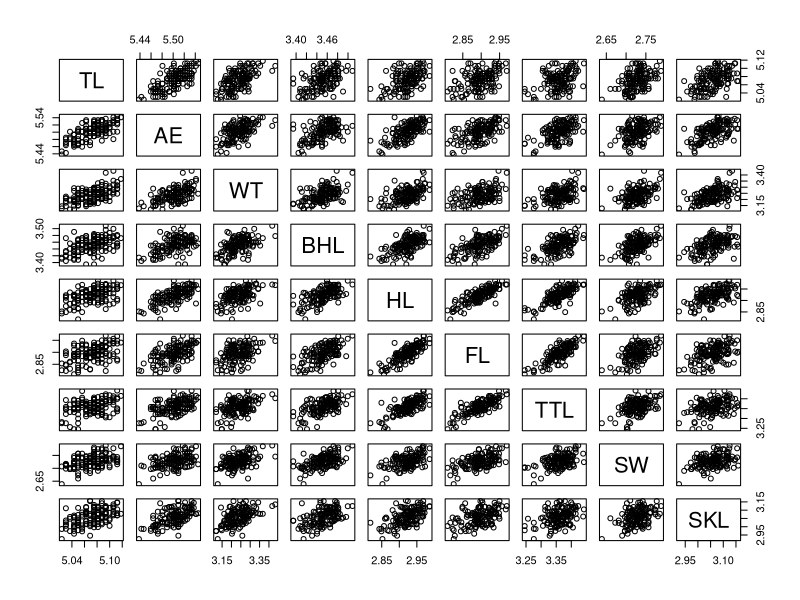
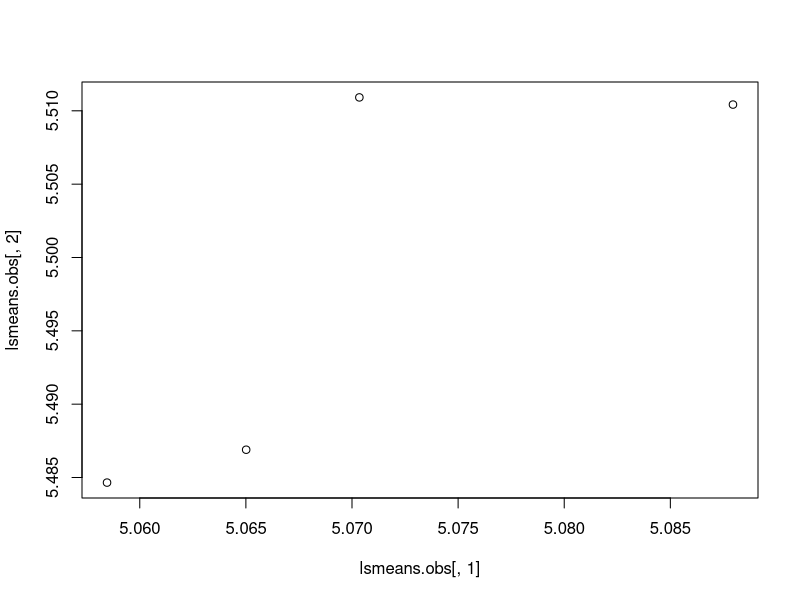
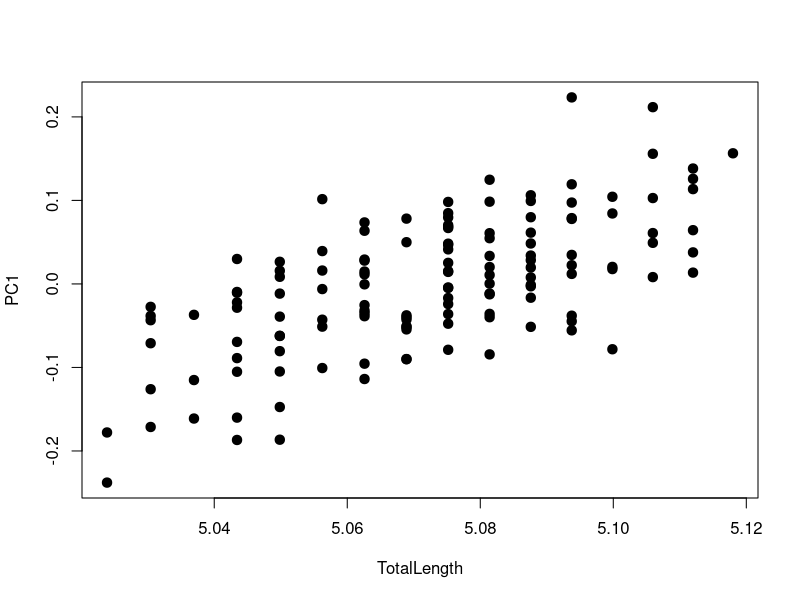
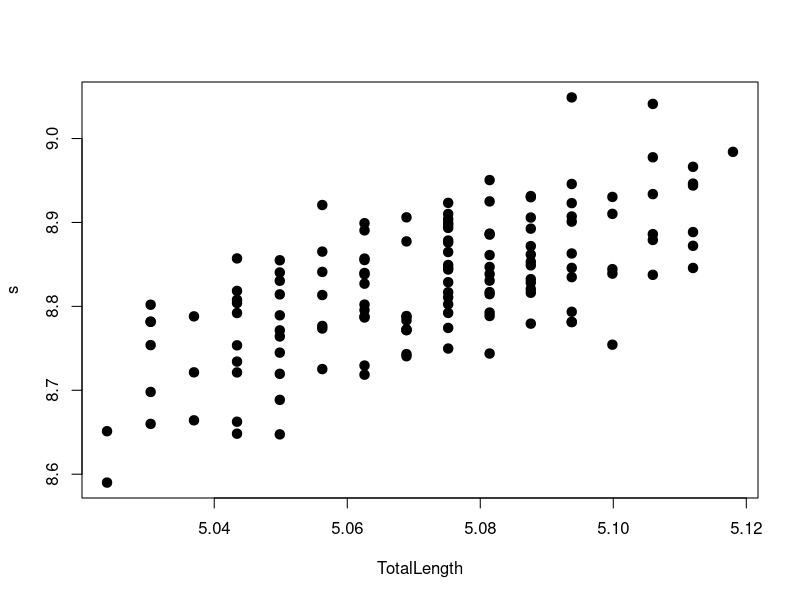
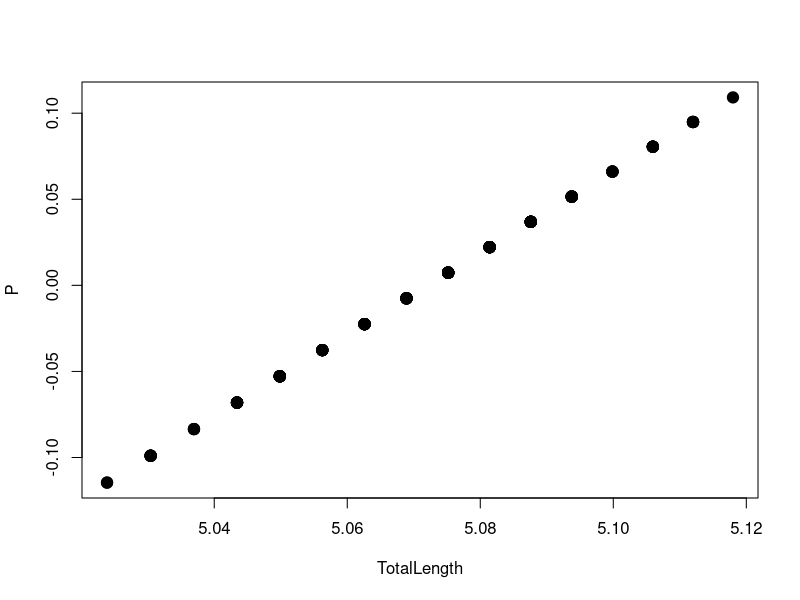
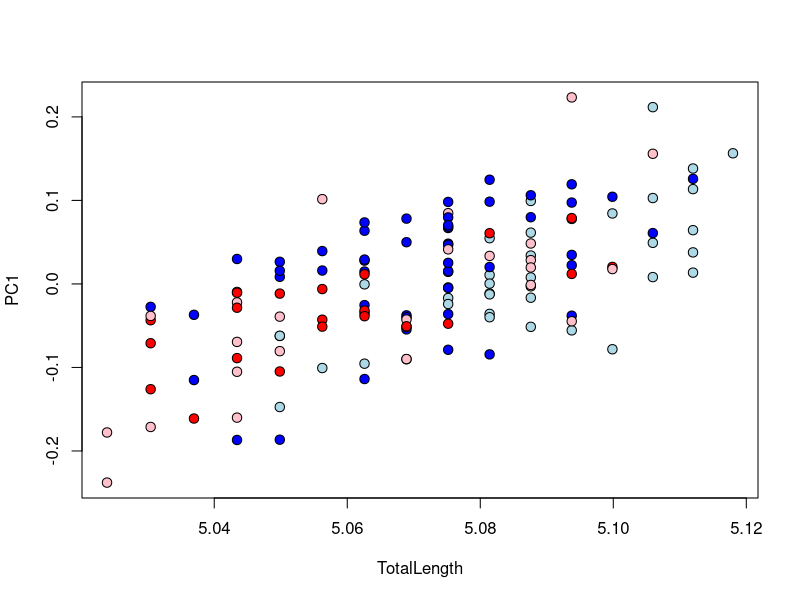
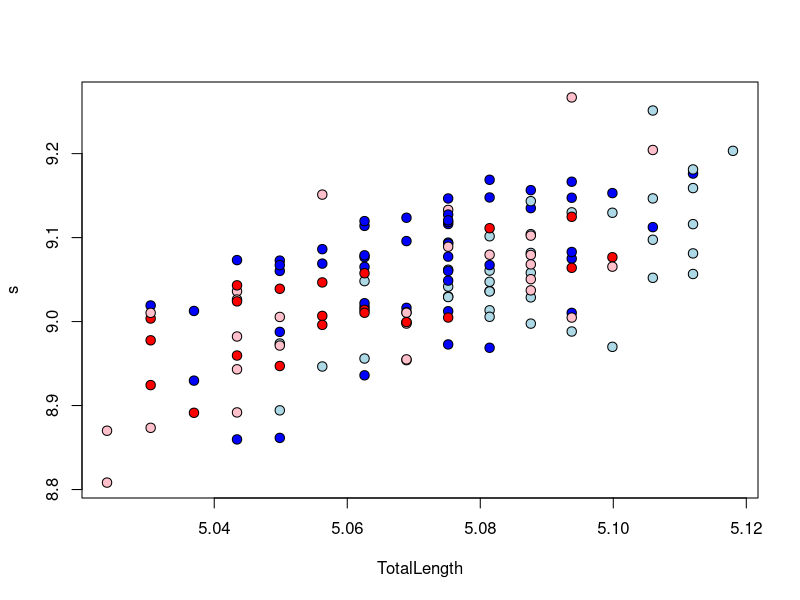
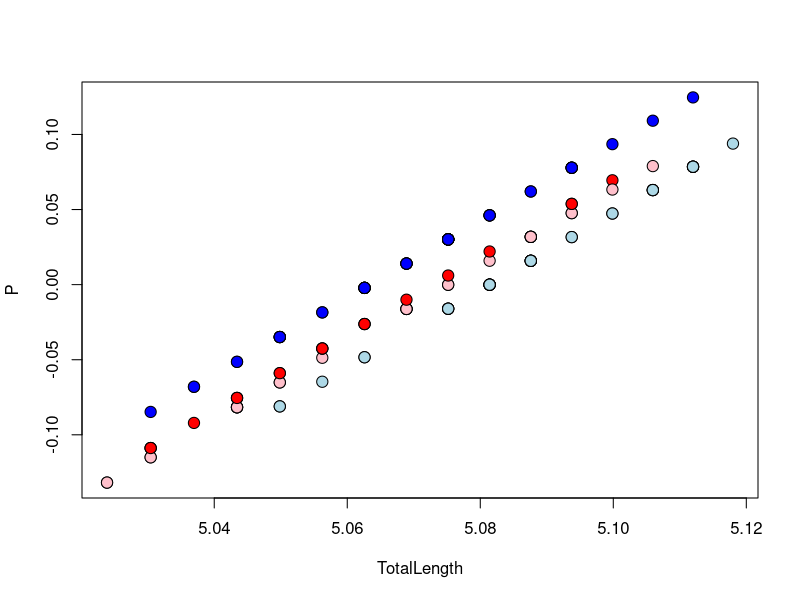

These charts were generated, in order, by the following R code:
# Multivariate exploration and MANOVA

rm(list=ls())
bumpus<-read.csv("bumpus.csv",header=T)
bumpus.data<-as.matrix(bumpus[,(5:13)]) # matrix of linear measurements
sex<-as.factor(bumpus[,2])
surv<-as.factor(bumpus[,4])
SexBySurv<-as.factor(paste(sex,surv))
 bumpus.data<-log(bumpus.data)
Y<-bumpus.data[,-1] # Tells to take complete data minus first column
TotalLength<-bumpus.data[,1]

colo<-rep("blue",nrow(bumpus.data)); colo[which(SexBySurv == 'f TRUE')]<-"red";
	colo[which(SexBySurv == 'f FALSE')]<-"pink"; colo[which(SexBySurv == 'm FALSE')]<-"lightblue";

#__________________________________________________________________________#
#Describe your data
var(bumpus.data)
  (100*apply(bumpus.data,2,sd)) /apply(bumpus.data,2,mean)  # CV: Coefficient of Variation

cor.bumpus<-cor(bumpus.data)
cor.bumpus
pairs(bumpus.data)
vcv.bumpus<-var(bumpus.data)
vcv.bumpus
var(scale(bumpus.data))
dist(bumpus.data)

#__________________________________________________________________________#
#single factor MANOVA
model1<-lm(bumpus.data~sex)
summary(model1)	#yields a set of univariate analyses

summary(manova(model1))	#does multivariate test
	#using Wilks' lambda as test-statistic
summary(manova(model1),test="Wilks")	#does multivariate test

#__________________________________________________________________________#
#Factorial MANOVA
model2<-lm(bumpus.data~sex*surv)
summary(manova(model2))

# VARIANCE COMPONENTS
  summary(manova(model2))$SS[[1]]	#SSCP matrices for each term in model
  summary(manova(model2))$SS[[2]]
  summary(manova(model2))$SS[[3]]
  summary(manova(model2))$SS[[4]]

###  Advanced note: One can also obtain SSCP via matrix computations in lecture.
	# Recall that the SSCP of a model is really its SSCP.error
  
#__________________________________________________________________________#
#Pairwise comparisons based on D_Euclidean among LS.means

yhat.full<-predict(manova(model2))
lsmeans.obs <- rowsum(yhat.full, SexBySurv)/as.vector(table(SexBySurv))    #group means
plot(lsmeans.obs[,1],lsmeans.obs[,2])

D.obs<-as.matrix(dist(lsmeans.obs)) # Euclidean D between pairs of groups
D.obs

permute<-999
PDist<-array(1, dim=c(dim(lsmeans.obs)[1],dim(lsmeans.obs)[1]))
for(i in 1:permute){
	bumpus.rand<-bumpus.data[sample(nrow(bumpus.data)),]		#shuffle specimens 
  	yhat.rand<-predict(manova(bumpus.rand~sex*surv))	
  	lsmeans.rand <- rowsum(yhat.rand, SexBySurv)/as.vector(table(SexBySurv))    #group means/Shuffled
	D.rand<-as.matrix(dist(lsmeans.rand))		#Euclidean distance
	PDist<-ifelse(D.rand>=D.obs, PDist+1, PDist)
}  #end permute

PDist<-PDist/(permute+1)

D.obs
PDist

#__________________________________________________________________________#
### Multivariate Regression
summary(manova(Y~TotalLength))

### Visualizing multivariate regression with summary variables
# 1: Visualize Regression PC1
PC1<-prcomp(Y)$x[,1]
plot(TotalLength, PC1, pch=21, cex=1.25, bg="black")

# 2: Visualize with Regression scores: Drake and Klingenberg 2008
B<-(coef(lm(Y~TotalLength)))
s<-Y%*%B[2,]%*%sqrt(solve(t(B[2,])%*%B[2,])) #slope portion only
plot(TotalLength, s, pch=21, cex=1.25, bg="black")

# 3: Stylized Regression lines: Adams and Nistri 2010
yhat.mancova<-predict(lm(Y~TotalLength))
P<-prcomp(yhat.mancova)$x[,1] #1st dim of predicteds: Adams and Nistri 2010
##NOTE: Adams and Nistri had multiple groups and used: shape~group*size)
plot(TotalLength, P, pch=21, cex=1.5, bg="black")

#__________________________________________________________________________#
#MANCOVA	RUN with Totlength as covariate
summary(manova(lm(Y~TotalLength*sex*surv)))
  # FIT COMMON SLOPE
summary(manova(lm(Y~TotalLength+sex*surv)))

## COMPARE PREDICTED VALUES
  yhat.full2<-predict(manova(lm(Y~TotalLength*sex+surv)))
lsmeans.obs2 <- rowsum(yhat.full2, SexBySurv)/as.vector(table(SexBySurv))    #group means
lsmeans.obs2
lsmeans.obs[,-1]  #ls means from before  (note the values change due to including covariate)

### Visualizing MANCOVA
# 1: Visualize Regression PC1
PC1<-prcomp(Y)$x[,1]
plot(TotalLength, PC1, pch=21, cex=1.25, bg=colo)

# 2: Visualize with Regression scores: Drake and Klingenberg 2008
B<-(coef(lm(Y~TotalLength+SexBySurv)))
s<-Y%*%B[2,]%*%sqrt(solve(t(B[2,])%*%B[2,])) #slope portion only
plot(TotalLength, s, pch=21, cex=1.25, bg=colo)

# 3: Stylized Regression lines: Adams and Nistri 2010
yhat.mancova<-predict(lm(Y~TotalLength+SexBySurv))
P<-prcomp(yhat.mancova)$x[,1] #1st dim of predicteds: Adams and Nistri 2010
##NOTE: Adams and Nistri had multiple groups and used: shape~group*size)
plot(TotalLength, P, pch=21, cex=1.5, bg=colo)

#__________________________________________________________________________#
### Distances from data
	#There are MANY similarity and distance coefficients for different data types. 
	#Must use appropriate measure/metric for your data.

#Some useful functions are:  'dist' [base], 'vegdist' [vegan]

#__________________________________________________________________________#
### PERMUTATIONAL MANOVA: based on distance matrices
#install.packages("vegan")
library(vegan)
summary(manova(lm(bumpus.data~sex*surv)))
bumpus.dist<-dist(bumpus.data)   #generate distance matrix
adonis(bumpus.dist~sex*surv)


